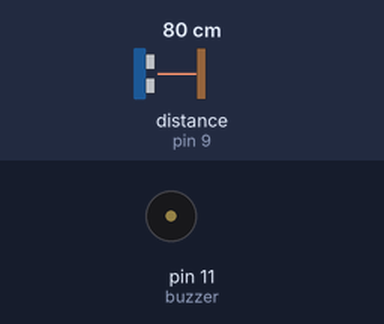
Recording of a sketch running on a simulated Arduino Uno, built with avr-gcc and run on an emulated ATmega328P. Shown: buzzer (waves = sounding, pin HIGH). Wiring (inferred from the names in the program): ultrasonic range finder: trigger pin 10; echo pin 9. The inputs (shaded band) are chosen by the test bench; at power-on: distance to the obstacle (sensor on pin 9) 80 cm. The echo pulse lasts 58.3 µs per cm; pins used as bus, display or sensor lines are not drawn.

Above: at 1.2 s.
1.3 s: distance to the obstacle (sensor on pin 9) set to 35 cm
2.8 s: distance to the obstacle (sensor on pin 9) set to 28 cm
At 3.4 s:
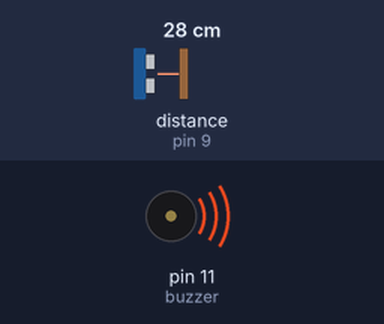
4.3 s: distance to the obstacle (sensor on pin 9) set to 60 cm
At 5.3 s:
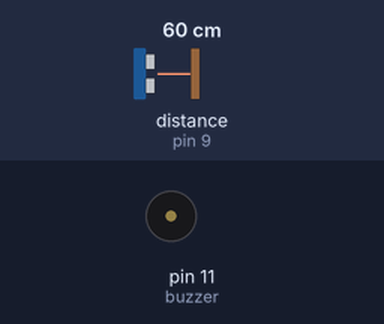
5.9 s: distance to the obstacle (sensor on pin 9) set to 2 cm
At 7.0 s:
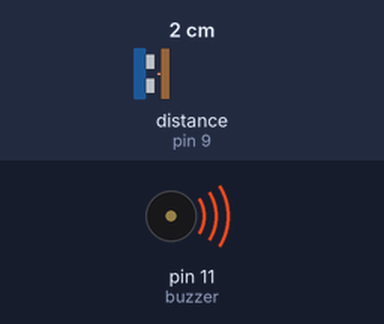
Timing chart, 0 to 8.4 s (numbered marks = the images above; inputs shaded):
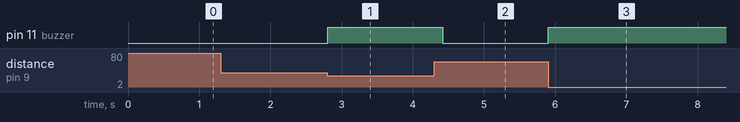

The sketch:

Obstacle_detection_code.ino
```cpp
const int trigPin = 10;
const int echoPin = 9;
const int buzzer = 11;
long duration;
int distance;

void setup() {
  pinMode(trigPin, OUTPUT);
  pinMode(echoPin, INPUT);
  pinMode(buzzer, OUTPUT);
}

void loop() {
  digitalWrite(trigPin, LOW);
  delayMicroseconds(2);

  digitalWrite(trigPin, HIGH);
  delayMicroseconds(10);
  digitalWrite(trigPin, LOW);

  duration = pulseIn(echoPin, HIGH);
  distance= duration*0.034/2;

  if (distance <= 30){
    digitalWrite(buzzer, HIGH);
    delay(200);
  }
  else{
    digitalWrite(buzzer, LOW);
  }

}
```

Measured:
- the behaviour switches between 32 and 31 cm on distance to the obstacle (sensor on pin 9) (found by bisection; images 0 and 1)
- after the input at 1.3 s, every drawn part: stays the same
- after the input at 2.8 s, pin 11 (buzzer): LOW → HIGH at once
- after the input at 4.3 s, pin 11 (buzzer): HIGH → LOW after 0.12 s
- after the input at 5.9 s, pin 11 (buzzer): LOW → HIGH at once
